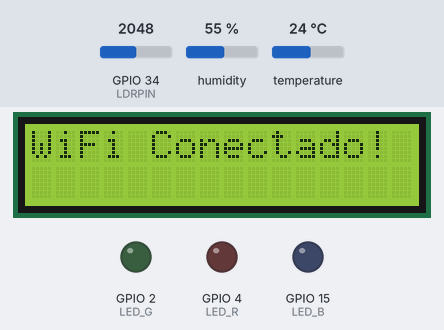
Bench run of a sketch on a simulated ESP32. Parts: 16×2 character LCD, output pins drawn as LEDs (lit = HIGH). Inputs (shaded band) come from the test bench; at power-on: GPIO 34 (LDRPIN) = 2048, humidity 55 %, temperature 24 °C. WiFi joins after 1.5 s; servers stay silent unless stated; what the sketch prints to the serial monitor is not drawn.

Above: at 1.6 s.
At 30.1 s:
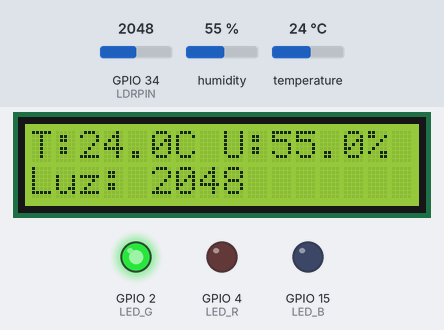
Timing chart, 0 to 31.6 s (numbered marks = the images above):
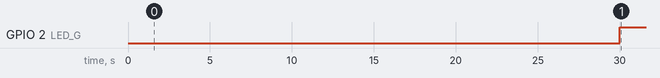

The sketch:

EcoMonitor.ino
```cpp
#include <WiFi.h>
#include <DHT.h>
#include <LiquidCrystal_I2C.h>

#define DHTPIN 14
#define DHTTYPE DHT22
#define LDRPIN 34
#define LED_R 4
#define LED_G 2
#define LED_B 15

DHT dht(DHTPIN, DHTTYPE);
LiquidCrystal_I2C lcd(0x27, 16, 2);

const char* ssid = "Wokwi-GUEST";
const char* password = "";

unsigned long tempoAnterior = 0;
const long intervaloAmostragem = 30000;

String deviceID = "ECO-001";

void setup() {
  Serial.begin(115200);

  dht.begin();
  lcd.init();
  lcd.backlight();

  pinMode(LDRPIN, INPUT);
  pinMode(LED_R, OUTPUT);
  pinMode(LED_G, OUTPUT);
  pinMode(LED_B, OUTPUT);

  conectarWiFi();
}

void loop() {
  unsigned long tempoAtual = millis();

  if (tempoAtual - tempoAnterior >= intervaloAmostragem) {
    tempoAnterior = tempoAtual;
    executarMonitoramento();
  }
}

void conectarWiFi() {
  lcd.setCursor(0, 0);
  lcd.print("Conectando WiFi");

  WiFi.begin(ssid, password);

  while (WiFi.status() != WL_CONNECTED) {
    delay(500);
    Serial.print(".");
  }

  lcd.clear();
  lcd.print("WiFi Conectado!");
  delay(2000);
}

void executarMonitoramento() {
  float umidade = dht.readHumidity();
  float temperatura = dht.readTemperature();
  int ldrValue = analogRead(LDRPIN);

  if (isnan(umidade) || isnan(temperatura)) {
    Serial.println("Falha ao ler o sensor DHT!");
    return;
  }

  atualizarAlertas(temperatura, ldrValue);
  atualizarDisplay(temperatura, umidade, ldrValue);
  enviarDadosAuditoria();
}

void atualizarAlertas(float temp, int luz) {
  if (temp >= 20 && temp <= 26 && luz > 1000) {
    setColor(0, 255, 0);
  } else if (temp > 28 || temp < 18) {
    setColor(255, 0, 0);
  } else {
    setColor(255, 255, 0);
  }
}

void atualizarDisplay(float temp, float umi, int luz) {
  lcd.clear();

  lcd.setCursor(0, 0);
  lcd.print("T:");
  lcd.print(temp, 1);
  lcd.print("C U:");
  lcd.print(umi, 1);
  lcd.print("%");

  lcd.setCursor(0, 1);
  lcd.print("Luz: ");
  lcd.print(luz);
}

void enviarDadosAuditoria() {
  Serial.println("--- Log de Auditoria ---");
  Serial.print("Dispositivo: ");
  Serial.println(deviceID);
  Serial.println("Status: Dados enviados via Wi-Fi.");
  Serial.println("------------------------");
}

void setColor(int red, int green, int blue) {
  analogWrite(LED_R, red);
  analogWrite(LED_G, green);
  analogWrite(LED_B, blue);
}
```

Measured:
- by itself, GPIO 2 (LED_G): LOW → HIGH at 30.0 s
- what the display in image 0 shows lasts 28.4 s, from 1.6 s to 30.0 s
